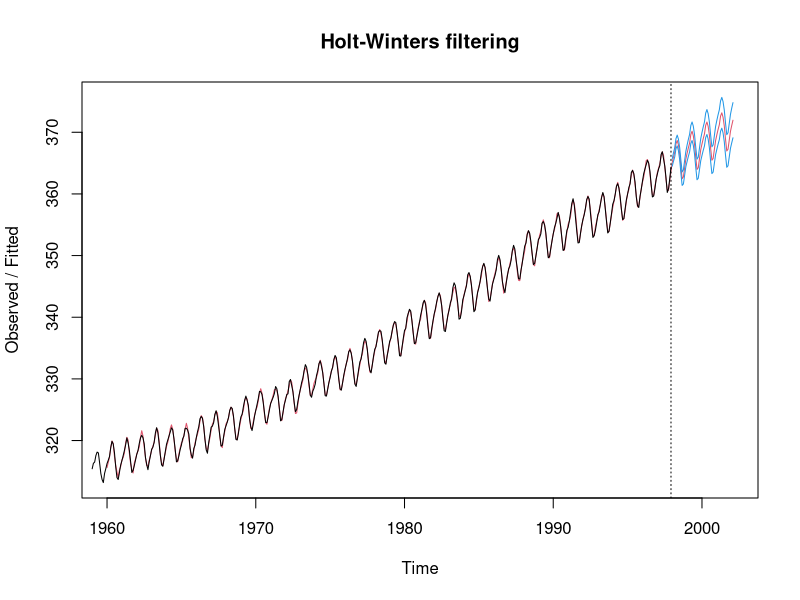
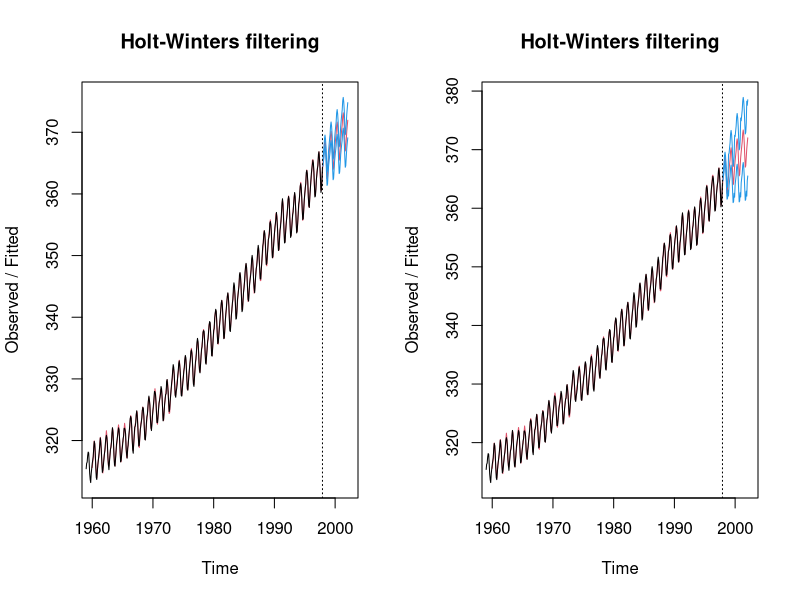

Generate these figures, in order, with R:
# adding an extra forecast option to the 

ds <- co2 # only needed for R without Power BI
# ds <- ts(dataset$CO2, start = c(dataset$Year[1], 1), end = c(tail(dataset$Year, n=1), 12), frequency=12) # convert Power BI dataframe to ts

m <- HoltWinters(ds)
p <- predict(m, 50, prediction.interval = TRUE)
plot(m, p)


# adding extra calculations 

ds <- co2 # only needed for R without Power BI
# ds <- ts(dataset$CO2, start = c(dataset$Year[1], 1), end = c(tail(dataset$Year, n=1), 12), frequency=12) # convert Power BI dataframe to ts

ma <- HoltWinters(ds, seasonal = "additive")
mm <- HoltWinters(ds, seasonal = "multiplicative")
pa <- predict(ma, 50, prediction.interval = TRUE)
pm <- predict(mm, 50, prediction.interval = TRUE)

par(mfrow = c(1,2))

plot(ma, pa)
plot(mm, pm)